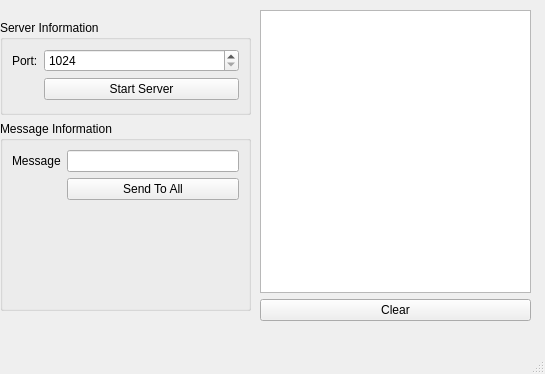
<?xml version="1.0" encoding="UTF-8"?>
<ui version="4.0">
 <class>MainWindow</class>
 <widget class="QMainWindow" name="MainWindow">
  <property name="geometry">
   <rect>
    <x>0</x>
    <y>0</y>
    <width>545</width>
    <height>374</height>
   </rect>
  </property>
  <property name="windowTitle">
   <string>MainWindow</string>
  </property>
  <property name="styleSheet">
   <string notr="true">#label_ConnectionStatus[state = &quot;0&quot;]{

	background-color: rgb(234, 0, 0);

}
#label_ConnectionStatus[state = &quot;1&quot;]{

	background-color: rgb(67,135, 100);

}</string>
  </property>
  <widget class="QWidget" name="centralwidget">
   <widget class="QWidget" name="">
    <property name="geometry">
     <rect>
      <x>260</x>
      <y>10</y>
      <width>271</width>
      <height>311</height>
     </rect>
    </property>
    <layout class="QVBoxLayout" name="verticalLayout">
     <item>
      <widget class="QListWidget" name="listConsole"/>
     </item>
     <item>
      <widget class="QPushButton" name="btnClear">
       <property name="text">
        <string>Clear</string>
       </property>
      </widget>
     </item>
    </layout>
   </widget>
   <widget class="QWidget" name="">
    <property name="geometry">
     <rect>
      <x>0</x>
      <y>20</y>
      <width>251</width>
      <height>291</height>
     </rect>
    </property>
    <layout class="QVBoxLayout" name="verticalLayout_2">
     <item>
      <widget class="QGroupBox" name="groupBox">
       <property name="title">
        <string>Server Information</string>
       </property>
       <layout class="QFormLayout" name="formLayout">
        <item row="0" column="0">
         <widget class="QLabel" name="label_ServerPorts">
          <property name="text">
           <string>Port:</string>
          </property>
         </widget>
        </item>
        <item row="0" column="1">
         <widget class="QSpinBox" name="spinServer_port">
          <property name="minimum">
           <number>1024</number>
          </property>
          <property name="maximum">
           <number>65535</number>
          </property>
         </widget>
        </item>
        <item row="1" column="0">
         <widget class="QLabel" name="label_ConnectionStatus">
          <property name="minimumSize">
           <size>
            <width>25</width>
            <height>25</height>
           </size>
          </property>
          <property name="maximumSize">
           <size>
            <width>25</width>
            <height>25</height>
           </size>
          </property>
          <property name="styleSheet">
           <string notr="true"/>
          </property>
          <property name="text">
           <string/>
          </property>
          <property name="state" stdset="0">
           <string>0</string>
          </property>
         </widget>
        </item>
        <item row="1" column="1">
         <widget class="QPushButton" name="btn_startServer">
          <property name="text">
           <string>Start Server</string>
          </property>
         </widget>
        </item>
       </layout>
      </widget>
     </item>
     <item>
      <widget class="QGroupBox" name="groupBox_2">
       <property name="title">
        <string>Message Information</string>
       </property>
       <layout class="QFormLayout" name="formLayout_2">
        <item row="0" column="0">
         <widget class="QLabel" name="label_Message">
          <property name="text">
           <string>Message</string>
          </property>
         </widget>
        </item>
        <item row="0" column="1">
         <widget class="QLineEdit" name="lineEdit_Message"/>
        </item>
        <item row="1" column="1">
         <widget class="QPushButton" name="btnSendToAll">
          <property name="text">
           <string>Send To All</string>
          </property>
         </widget>
        </item>
        <item row="2" column="1">
         <spacer name="verticalSpacer">
          <property name="orientation">
           <enum>Qt::Vertical</enum>
          </property>
          <property name="sizeHint" stdset="0">
           <size>
            <width>20</width>
            <height>40</height>
           </size>
          </property>
         </spacer>
        </item>
       </layout>
      </widget>
     </item>
    </layout>
   </widget>
  </widget>
  <widget class="QMenuBar" name="menubar">
   <property name="geometry">
    <rect>
     <x>0</x>
     <y>0</y>
     <width>545</width>
     <height>21</height>
    </rect>
   </property>
  </widget>
  <widget class="QStatusBar" name="statusbar"/>
 </widget>
 <resources/>
 <connections>
  <connection>
   <sender>btnClear</sender>
   <signal>clicked()</signal>
   <receiver>listConsole</receiver>
   <slot>clear()</slot>
   <hints>
    <hint type="sourcelabel">
     <x>329</x>
     <y>241</y>
    </hint>
    <hint type="destinationlabel">
     <x>354</x>
     <y>213</y>
    </hint>
   </hints>
  </connection>
 </connections>
</ui>
